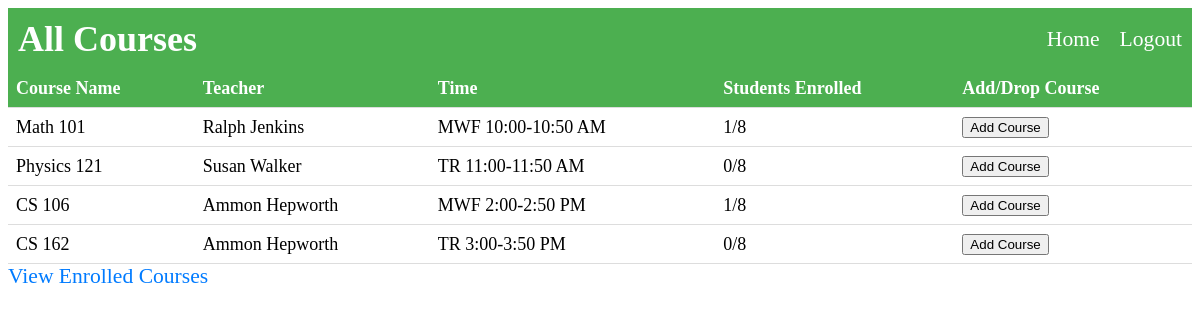
The app's page /user (signed in), older data.
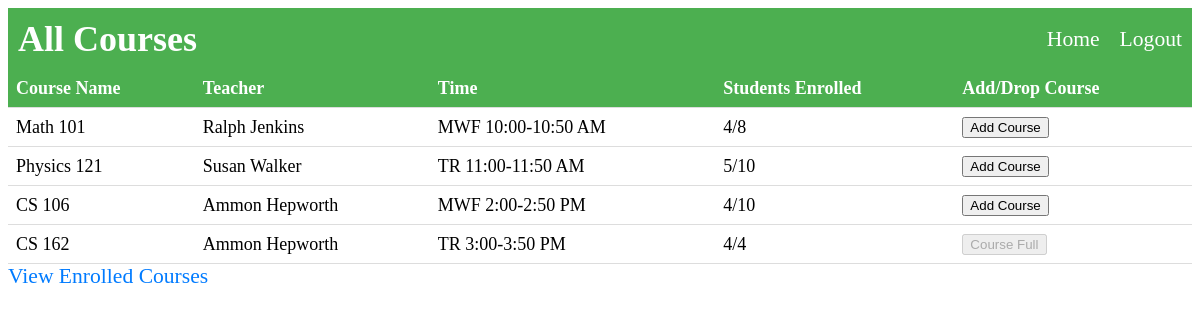
The same page, newer data.
### app.py (models this page shows, shortened)
class Courses(db.Model):
    __tablename__ = "Courses"
    course_id = db.Column(db.Integer, primary_key = True)
    course_name = db.Column(db.String, nullable = False)
    course_teacher = db.Column(db.String, nullable = False)
    course_time = db.Column(db.String, nullable = False)
    students_enrolled = db.Column(db.Integer, nullable = False)
    capacity = db.Column(db.Integer, nullable = False)
    enrolled = db.relationship('EnrolledClasses', back_populates = 'course')

### app.py (the view)
@app.route("/user")
def studentUser():
    enrolled_courses = current_user.enrolled
    allCourses = Courses.query.all()
    courseId_list = []
    for ec in enrolled_courses:
        print(ec.courses_id)
        courseId_list.append(ec.courses_id)
    return render_template('all_courses.html', allCourses=allCourses, user = courseId_list)

### app.py (called while the page is built)
@login_manager.user_loader
def load_user(user_id):
    return Users.query.get(user_id)

### templates/all_courses.html (shortened to what this page needs)
{% extends "base.html" %}
{% block heading %}
    All Courses
{% endblock %}
{% block content %}
  <body>
    <table>
        <thead>
          <tr>
            <th>Course Name</th>
            <th>Teacher</th>
            <th>Time</th>
            <th>Students Enrolled</th>
            <th>Add/Drop Course</th>
          </tr>
        </thead>
        <tbody>
          {% for course in allCourses %}
            <tr>
              <td>{{ course.course_name }}</td>
              <td>{{ course.course_teacher }}</td>
              <td>{{ course.course_time }}</td>
              <td>{{ course.students_enrolled }}/{{ course.capacity }}</td>
              <td>
                {% if course.course_id in user %}
                    <form action="/remove_course" method="post">
                    <input type="hidden" name="course_id" value="{{ course.course_id }}">
                    <button type="submit" class="add-course-btn">Remove Course</button>
                    </form>
                {% else %}
                  {% if course.students_enrolled == course.capacity %}
                    <form action="/add_course" method="post">
                      <button type="submit" class="add-course-btn" disabled>Course Full</button>
                      </form>
                    {% else %}
                    <form action="/add_course" method="post">
                    <button type="submit" class="add-course-btn">Add Course</button>
                    </form>
                {% endif %}
              {% endif %}
              </td>
            </tr>
          {% endfor %}
        </tbody>
      </table>
      <a href="{{ url_for('enrolled_courses') }}">View Enrolled Courses</a>
  </body>
  {% endblock %}

### templates/base.html (shortened to what this page needs)
<!DOCTYPE html>
<html>
<head>
    <link rel="stylesheet" href="{{ url_for('static', filename='style.css') }}">
</head>
<body>
    <nav class="navbar">
        <div class="navbar-container">
            <h1>{% block heading %}{% endblock %}</h1>
            <ul>
                <li><a href="{{ url_for('index') }}">Home</a></li>
                {% if current_user.is_authenticated %}
                    <li><a href="{{ url_for('logout') }}">Logout</a></li>
                {% else %}
                    <li><a href="{{ url_for('login') }}">Login</a></li>
                {% endif %}
            </ul>
        </div>
    </nav>
    <div class="content">
        {% block content %}{% endblock %}
    </div>
</body>
</html>

### static/style.css (style rules this page uses)
table { border-collapse: collapse; width: 100%; }
th, td { padding: 8px; text-align: left; border-bottom: 1px solid #ddd; }
th { background-color: #4CAF50; color: white; }
.navbar { background-color: #4CAF50; overflow: hidden; }
.navbar-container { display: flex; justify-content: space-between; align-items: center; padding: 10px; }
.navbar h1 { color: #fff; margin: 0; }
.navbar ul { list-style: none; margin: 0; padding: 0; display: flex; }
.navbar li { margin-left: 20px; }
.navbar a { color: #fff; text-decoration: none; }
a { color: #007bff; text-decoration: none; }
body { font-size: 18px; }
h1 { font-size: 2em; }
a { font-size: 1.2em; }

Row changes from the older to the newer data that the page shows:
changed Courses "Math 101": students_enrolled "1" → "4"
changed Courses "Physics 121": students_enrolled "0" → "5"; capacity "8" → "10"
changed Courses "CS 106": students_enrolled "1" → "4"; capacity "8" → "10"
changed Courses "CS 162": students_enrolled "0" → "4"; capacity "8" → "4"; students_enrolled "Add Course" → "Course Full"
